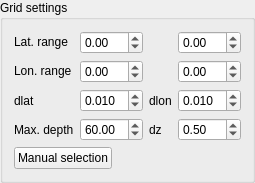
               <widget class="QGroupBox" name="groupBox_7">
                <property name="title">
                 <string>Grid settings</string>
                </property>
                <layout class="QVBoxLayout" name="verticalLayout_6">
                 <item>
                  <layout class="QVBoxLayout" name="verticalLayout_7">
                   <item>
                    <layout class="QGridLayout" name="gridLayout">
                     <item row="3" column="3">
                      <widget class="QDoubleSpinBox" name="doubleSpinBox_13">
                       <property name="sizePolicy">
                        <sizepolicy hsizetype="Fixed" vsizetype="Fixed">
                         <horstretch>0</horstretch>
                         <verstretch>0</verstretch>
                        </sizepolicy>
                       </property>
                       <property name="maximumSize">
                        <size>
                         <width>63</width>
                         <height>16777215</height>
                        </size>
                       </property>
                       <property name="decimals">
                        <number>3</number>
                       </property>
                       <property name="singleStep">
                        <double>0.010000000000000</double>
                       </property>
                       <property name="value">
                        <double>0.010000000000000</double>
                       </property>
                      </widget>
                     </item>
                     <item row="1" column="1">
                      <widget class="QDoubleSpinBox" name="doubleSpinBox_9">
                       <property name="sizePolicy">
                        <sizepolicy hsizetype="Fixed" vsizetype="Fixed">
                         <horstretch>0</horstretch>
                         <verstretch>0</verstretch>
                        </sizepolicy>
                       </property>
                       <property name="maximumSize">
                        <size>
                         <width>63</width>
                         <height>16777215</height>
                        </size>
                       </property>
                       <property name="minimum">
                        <double>-90.000000000000000</double>
                       </property>
                       <property name="maximum">
                        <double>90.000000000000000</double>
                       </property>
                       <property name="singleStep">
                        <double>0.010000000000000</double>
                       </property>
                      </widget>
                     </item>
                     <item row="3" column="2">
                      <widget class="QLabel" name="label_20">
                       <property name="sizePolicy">
                        <sizepolicy hsizetype="Fixed" vsizetype="Preferred">
                         <horstretch>0</horstretch>
                         <verstretch>0</verstretch>
                        </sizepolicy>
                       </property>
                       <property name="text">
                        <string>dlon</string>
                       </property>
                      </widget>
                     </item>
                     <item row="4" column="2">
                      <widget class="QLabel" name="label_21">
                       <property name="sizePolicy">
                        <sizepolicy hsizetype="Fixed" vsizetype="Preferred">
                         <horstretch>0</horstretch>
                         <verstretch>0</verstretch>
                        </sizepolicy>
                       </property>
                       <property name="text">
                        <string>dz</string>
                       </property>
                      </widget>
                     </item>
                     <item row="3" column="1">
                      <widget class="QDoubleSpinBox" name="doubleSpinBox_14">
                       <property name="sizePolicy">
                        <sizepolicy hsizetype="Fixed" vsizetype="Fixed">
                         <horstretch>0</horstretch>
                         <verstretch>0</verstretch>
                        </sizepolicy>
                       </property>
                       <property name="maximumSize">
                        <size>
                         <width>63</width>
                         <height>16777215</height>
                        </size>
                       </property>
                       <property name="decimals">
                        <number>3</number>
                       </property>
                       <property name="singleStep">
                        <double>0.010000000000000</double>
                       </property>
                       <property name="value">
                        <double>0.010000000000000</double>
                       </property>
                      </widget>
                     </item>
                     <item row="2" column="1">
                      <widget class="QDoubleSpinBox" name="doubleSpinBox_11">
                       <property name="sizePolicy">
                        <sizepolicy hsizetype="Fixed" vsizetype="Fixed">
                         <horstretch>0</horstretch>
                         <verstretch>0</verstretch>
                        </sizepolicy>
                       </property>
                       <property name="maximumSize">
                        <size>
                         <width>63</width>
                         <height>16777215</height>
                        </size>
                       </property>
                       <property name="minimum">
                        <double>-180.000000000000000</double>
                       </property>
                       <property name="maximum">
                        <double>180.000000000000000</double>
                       </property>
                       <property name="singleStep">
                        <double>0.010000000000000</double>
                       </property>
                       <property name="value">
                        <double>0.000000000000000</double>
                       </property>
                      </widget>
                     </item>
                     <item row="1" column="3">
                      <widget class="QDoubleSpinBox" name="doubleSpinBox_10">
                       <property name="sizePolicy">
                        <sizepolicy hsizetype="Fixed" vsizetype="Fixed">
                         <horstretch>0</horstretch>
                         <verstretch>0</verstretch>
                        </sizepolicy>
                       </property>
                       <property name="maximumSize">
                        <size>
                         <width>63</width>
                         <height>16777215</height>
                        </size>
                       </property>
                       <property name="minimum">
                        <double>-90.000000000000000</double>
                       </property>
                       <property name="maximum">
                        <double>90.000000000000000</double>
                       </property>
                       <property name="singleStep">
                        <double>0.010000000000000</double>
                       </property>
                       <property name="value">
                        <double>0.000000000000000</double>
                       </property>
                      </widget>
                     </item>
                     <item row="1" column="0">
                      <widget class="QLabel" name="label_16">
                       <property name="sizePolicy">
                        <sizepolicy hsizetype="Fixed" vsizetype="Fixed">
                         <horstretch>0</horstretch>
                         <verstretch>0</verstretch>
                        </sizepolicy>
                       </property>
                       <property name="text">
                        <string>Lat. range</string>
                       </property>
                      </widget>
                     </item>
                     <item row="4" column="1">
                      <widget class="QDoubleSpinBox" name="doubleSpinBox_16">
                       <property name="sizePolicy">
                        <sizepolicy hsizetype="Fixed" vsizetype="Fixed">
                         <horstretch>0</horstretch>
                         <verstretch>0</verstretch>
                        </sizepolicy>
                       </property>
                       <property name="maximumSize">
                        <size>
                         <width>63</width>
                         <height>16777215</height>
                        </size>
                       </property>
                       <property name="value">
                        <double>60.000000000000000</double>
                       </property>
                      </widget>
                     </item>
                     <item row="2" column="0">
                      <widget class="QLabel" name="label_17">
                       <property name="sizePolicy">
                        <sizepolicy hsizetype="Fixed" vsizetype="Fixed">
                         <horstretch>0</horstretch>
                         <verstretch>0</verstretch>
                        </sizepolicy>
                       </property>
                       <property name="text">
                        <string>Lon. range</string>
                       </property>
                      </widget>
                     </item>
                     <item row="2" column="3">
                      <widget class="QDoubleSpinBox" name="doubleSpinBox_12">
                       <property name="sizePolicy">
                        <sizepolicy hsizetype="Fixed" vsizetype="Fixed">
                         <horstretch>0</horstretch>
                         <verstretch>0</verstretch>
                        </sizepolicy>
                       </property>
                       <property name="maximumSize">
                        <size>
                         <width>63</width>
                         <height>16777215</height>
                        </size>
                       </property>
                       <property name="minimum">
                        <double>-180.000000000000000</double>
                       </property>
                       <property name="maximum">
                        <double>180.000000000000000</double>
                       </property>
                       <property name="singleStep">
                        <double>0.010000000000000</double>
                       </property>
                      </widget>
                     </item>
                     <item row="4" column="3">
                      <widget class="QDoubleSpinBox" name="doubleSpinBox_15">
                       <property name="sizePolicy">
                        <sizepolicy hsizetype="Fixed" vsizetype="Fixed">
                         <horstretch>0</horstretch>
                         <verstretch>0</verstretch>
                        </sizepolicy>
                       </property>
                       <property name="maximumSize">
                        <size>
                         <width>63</width>
                         <height>16777215</height>
                        </size>
                       </property>
                       <property name="minimum">
                        <double>0.010000000000000</double>
                       </property>
                       <property name="maximum">
                        <double>1.000000000000000</double>
                       </property>
                       <property name="value">
                        <double>0.500000000000000</double>
                       </property>
                      </widget>
                     </item>
                     <item row="4" column="0">
                      <widget class="QLabel" name="label_18">
                       <property name="sizePolicy">
                        <sizepolicy hsizetype="Fixed" vsizetype="Preferred">
                         <horstretch>0</horstretch>
                         <verstretch>0</verstretch>
                        </sizepolicy>
                       </property>
                       <property name="text">
                        <string>Max. depth</string>
                       </property>
                      </widget>
                     </item>
                     <item row="3" column="0">
                      <widget class="QLabel" name="label_19">
                       <property name="sizePolicy">
                        <sizepolicy hsizetype="Fixed" vsizetype="Preferred">
                         <horstretch>0</horstretch>
                         <verstretch>0</verstretch>
                        </sizepolicy>
                       </property>
                       <property name="text">
                        <string>dlat</string>
                       </property>
                      </widget>
                     </item>
                    </layout>
                   </item>
                   <item>
                    <widget class="QPushButton" name="pushButton_11">
                     <property name="sizePolicy">
                      <sizepolicy hsizetype="Fixed" vsizetype="Fixed">
                       <horstretch>0</horstretch>
                       <verstretch>0</verstretch>
                      </sizepolicy>
                     </property>
                     <property name="text">
                      <string>Manual selection</string>
                     </property>
                     <property name="checkable">
                      <bool>true</bool>
                     </property>
                    </widget>
                   </item>
                  </layout>
                 </item>
                </layout>
               </widget>
